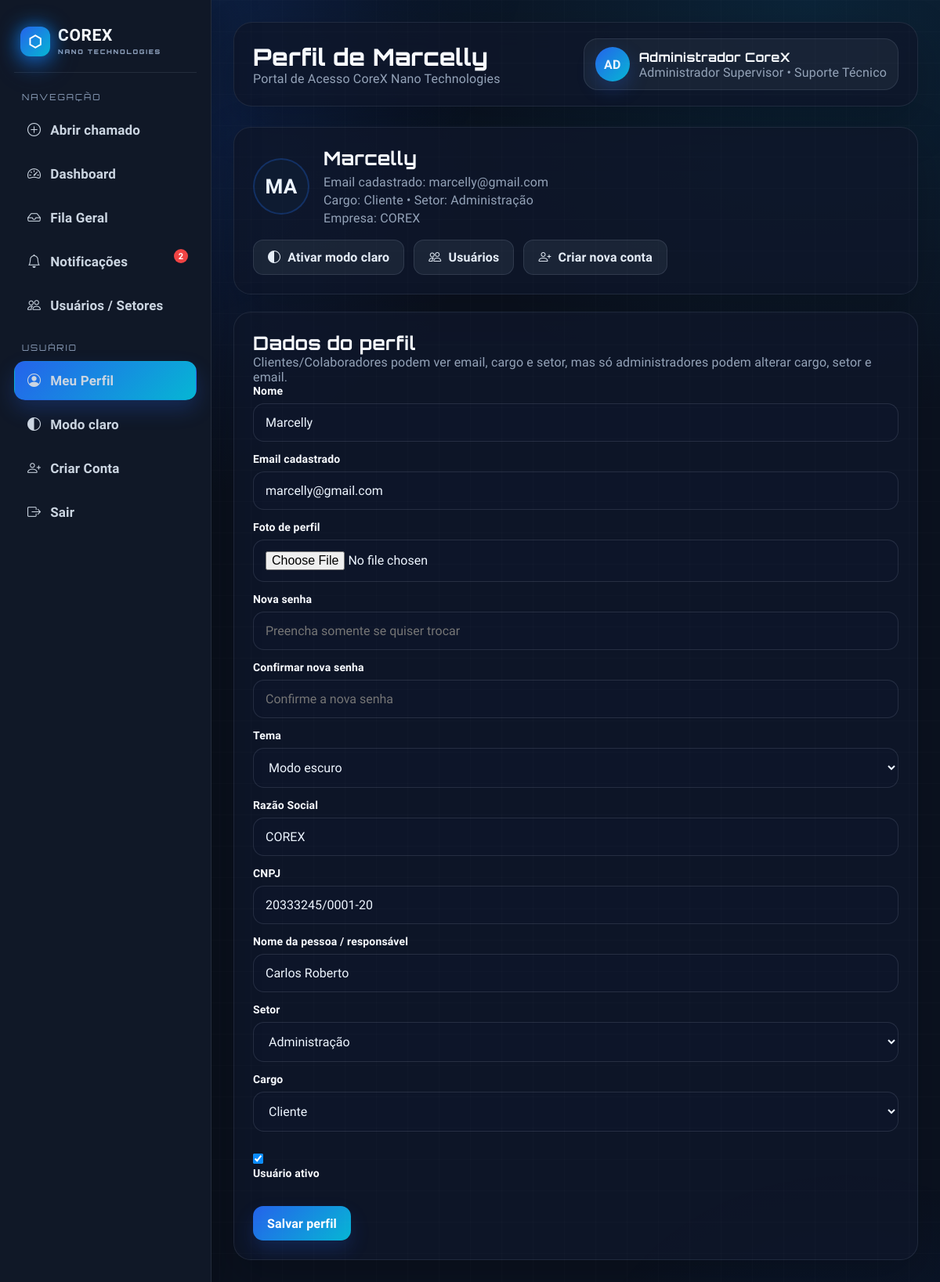
The page /perfil/2 (signed in) on the database its author committed.
### gerenciador/models.py (models this page shows)
class Usuario(database.Model, UserMixin):
    id = database.Column(database.Integer, primary_key=True)
    username = database.Column(database.String, nullable=False)
    email = database.Column(database.String, unique=True, nullable=False)
    senha = database.Column(database.String, nullable=False)
    admin = database.Column(database.Boolean, default=False)
    cargo = database.Column(database.String, default="CLIENTE")
    setor = database.Column(database.String, default="Suporte Técnico")
    ativo = database.Column(database.Boolean, default=True)
    data_criacao = database.Column(database.DateTime, default=datetime.utcnow)
    foto_perfil = database.Column(database.String, nullable=True)
    tema_preferido = database.Column(database.String, default="escuro")
    empresa = database.Column(database.String, nullable=True)
    cnpj = database.Column(database.String, nullable=True)
    responsavel_empresa = database.Column(database.String, nullable=True)
    tarefas = database.relationship("Tarefa", foreign_keys="Tarefa.id_usuario", backref="usuario", lazy=True)
    chamados_abertos = database.relationship("Tarefa", foreign_keys="Tarefa.id_solicitante", backref="solicitante", lazy=True)

### gerenciador/routes.py (the view)
@app.route('/perfil/<id_usuario>', methods=["GET"])
@login_required
def perfil(id_usuario):
    usuario = Usuario.query.get_or_404(int(id_usuario))
    if usuario.id != current_user.id and not (pode_gerenciar_usuarios() and pode_gerenciar_usuario(usuario)):
        abort(403)
    form_perfil = FormPerfilUsuario(obj=usuario)
    if request.method == "GET":
        form_perfil.tema_preferido.data = getattr(usuario, "tema_preferido", "escuro") or "escuro"
        form_perfil.ativo.data = getattr(usuario, "ativo", True)
        form_perfil.cargo.data = cargo_usuario(usuario)
        if not is_adm_principal(current_user):
            form_perfil.cargo.choices = [("TECNICO_COREX", "Técnico CoreX"), ("CLIENTE", "Cliente / Colaborador")]
    return render_template(
        'perfil.html',
        usuario=usuario,
        form_perfil=form_perfil,
        adm_principal=is_adm_principal(current_user)
    )

### gerenciador/models.py (called while the page is built)
def nome_cargo(cargo):
    mapa = dict(CARGOS_USUARIO)
    return mapa.get(cargo or "CLIENTE", "Cliente")

@login_manager.user_loader
def load_usuario(id_usuario):
    return Usuario.query.get(int(id_usuario))

### gerenciador/routes.py (called while the page is built, shortened)
def cargo_usuario(usuario):
    if not usuario or not getattr(usuario, "is_authenticated", False):
        return "CLIENTE"
    cargo = getattr(usuario, "cargo", None)
    if cargo in ["SUPER_ADMIN", "ADMIN_COREX", "ADMIN_SUPERVISOR"]:
        return "ADMIN_SUPERVISOR"
    if cargo in ["SERVICE_DESK", "LIDER", "TECNICO_COREX", "CLIENTE"]:
        return cargo
    return "ADMIN_SUPERVISOR" if getattr(usuario, "admin", False) else "CLIENTE"

def is_adm_principal(usuario):
    return bool(usuario.is_authenticated and cargo_usuario(usuario) == "ADMIN_SUPERVISOR")

def is_admin_corex(usuario):
    return bool(usuario.is_authenticated and cargo_usuario(usuario) in ["ADMIN_SUPERVISOR", "LIDER"])

def tem_dashboard(usuario):
    return bool(usuario.is_authenticated and cargo_usuario(usuario) in ["ADMIN_SUPERVISOR", "LIDER"])

def rotulo_fila_usuario(usuario):
    cargo = cargo_usuario(usuario)
    if cargo in ["ADMIN_SUPERVISOR", "SERVICE_DESK"]:
        return "Fila Geral"
    if cargo == "LIDER":
        return "Chamados do Setor"
    if cargo == "TECNICO_COREX":
        return "Meus Chamados"
    return "Meus Chamados"

def pode_gerenciar_usuarios():
    return is_admin_corex(current_user)

def pode_gerenciar_usuario(alvo):
    if not pode_gerenciar_usuarios():
        return False
    if is_adm_principal(current_user):
        return True
    return cargo_usuario(alvo) in ["TECNICO_COREX", "CLIENTE"] and setor_usuario(alvo) == setor_usuario(current_user)

def rotulo_cargo(usuario):
    return nome_cargo(cargo_usuario(usuario))

@app.before_request
def garantir_banco_e_admin_padrao():
    global _admin_verificado
    if _admin_verificado:
        return

### gerenciador/templates/perfil.html (shortened to what this page needs)
{% extends 'base.html' %}
{% block pagina_titulo %}Perfil de {{ usuario.username }}{% endblock %}
{% block body %}
<div class="card">
    <div style="display:flex;gap:18px;align-items:center;flex-wrap:wrap;">
        {% if usuario.foto_perfil %}
            <img class="profile-photo" src="{{ url_for('static', filename='fotos_posts/' + usuario.foto_perfil) }}" alt="Foto de perfil">
        {% else %}
            <div class="profile-photo" style="display:flex;align-items:center;justify-content:center;font-size:26px;font-weight:800;">{{ usuario.username[:2].upper() }}</div>
        {% endif %}
        <div>
            <h2 style="margin-bottom:6px;">{{ usuario.username }}</h2>
            <p class="muted" style="margin:0;">Email cadastrado: {{ usuario.email }}</p>
            <p class="muted" style="margin:4px 0 0;">Cargo: {{ rotulo_cargo(usuario) }} • Setor: {{ usuario.setor or 'Geral' }}</p>
            <p class="muted" style="margin:4px 0 0;">Empresa: {{ usuario.empresa or 'Não informada' }}</p>
        </div>
    </div>
    <div class="grid-actions" style="margin-top:18px;">
        <a class="btn-core btn-secondary" href="{{ url_for('alternar_tema') }}"><i class="bi bi-circle-half"></i> {% if current_user.tema_preferido == 'claro' %}Ativar modo escuro{% else %}Ativar modo claro{% endif %}</a>
        {% if is_admin_corex(current_user) %}
        <a class="btn-core btn-secondary" href="{{ url_for('usuarios') }}"><i class="bi bi-people"></i> Usuários</a>
        <a class="btn-core btn-secondary" href="{{ url_for('criarconta') }}"><i class="bi bi-person-plus"></i> Criar nova conta</a>
        {% endif %}
    </div>
</div>
<div class="card form-card">
    <h2>Dados do perfil</h2>
    <p class="muted">Clientes/Colaboradores podem ver email, cargo e setor, mas só administradores podem alterar cargo, setor e email.</p>
    <form method="POST" enctype="multipart/form-data" action="{{ url_for('atualizar_perfil', id_usuario=usuario.id) }}">
        <div class="form-grid">
            <div>{{ form_perfil.username.label }}{{ form_perfil.username(class='input') }}</div>
            <div>
                {{ form_perfil.email.label }}
                {% if is_admin_corex(current_user) and (usuario.id == current_user.id or adm_principal or (cargo_usuario(usuario) in ['TECNICO_COREX', 'CLIENTE'] and usuario.setor == current_user.setor)) %}
                    {{ form_perfil.email(class='input') }}
                {% else %}
                    {{ form_perfil.email(class='input', readonly=true) }}
                {% endif %}
            </div>
            <div>{{ form_perfil.foto_perfil.label }}{{ form_perfil.foto_perfil(class='input') }}</div>
            <div>{{ form_perfil.senha.label }}{{ form_perfil.senha(class='input', placeholder='Preencha somente se quiser trocar') }}</div>
            <div>{{ form_perfil.confirmacao_senha.label }}{{ form_perfil.confirmacao_senha(class='input', placeholder='Confirme a nova senha') }}</div>
            <div>{{ form_perfil.tema_preferido.label }}{{ form_perfil.tema_preferido(class='input') }}</div>
            <div>{{ form_perfil.empresa.label }}{{ form_perfil.empresa(class='input') }}</div>
            <div>{{ form_perfil.cnpj.label }}{{ form_perfil.cnpj(class='input') }}</div>
            <div>{{ form_perfil.responsavel_empresa.label }}{{ form_perfil.responsavel_empresa(class='input') }}</div>
            <div>
                {{ form_perfil.setor.label }}
                {% if adm_principal %}
                    {{ form_perfil.setor(class='input') }}
                {% else %}
                    {{ form_perfil.setor(class='input', disabled=true) }}
                    <input type="hidden" name="setor" value="{{ usuario.setor }}">
                {% endif %}
            </div>
            <div>
                <label>Cargo</label>
                {% if is_admin_corex(current_user) and usuario.id != 1 and pode_gerenciar_usuario(usuario) %}
                    {{ form_perfil.cargo(class='input') }}
                {% else %}
                    <input class="input" type="text" value="{{ rotulo_cargo(usuario) }}" readonly>
                    <input type="hidden" name="cargo" value="{{ cargo_usuario(usuario) }}">
                {% endif %}
            </div>
            {% if is_admin_corex(current_user) and usuario.id != 1 %}
            <div style="padding:12px 0;">{{ form_perfil.ativo() }} {{ form_perfil.ativo.label }}</div>
            {% endif %}
            <div>{{ form_perfil.botao_salvar_perfil(class='btn-core') }}</div>
        </div>
    </form>
</div>
{% endblock %}

### gerenciador/templates/base.html (shortened to what this page needs)
<!DOCTYPE html>
<html lang="pt-br">
<head>
    <link href="https://cdn.jsdelivr.net/npm/bootstrap-icons@1.11.0/font/bootstrap-icons.css" rel="stylesheet">
    <link rel="stylesheet" href="{{ url_for('static', filename='css/corex_theme.css') }}">
</head>
<body class="{% if current_user.is_authenticated and current_user.tema_preferido == 'claro' %}theme-light{% endif %}">
{% if current_user.is_authenticated %}
<div class="layout">
    <aside class="sidebar">
        <a class="logo-core brand-panel" href="{{ url_for('gerenciador_interno') if tem_dashboard(current_user) else url_for('feed') }}">
            <span class="logo-icon-panel">⬡</span>
            <span class="logo-word">COREX <small>NANO TECHNOLOGIES</small></span>
        </a>
        <div class="menu-section">
            <p class="menu-label">Navegação</p>
                    <a class="menu-link {% if request.endpoint == 'abrir_chamado' %}active{% endif %}" href="{{ url_for('abrir_chamado') }}">
                        <i class="bi bi-plus-circle"></i>
                        <span>Abrir chamado</span>
                    </a>
{% if tem_dashboard(current_user) %}
            <a class="menu-link {% if request.endpoint == 'gerenciador_interno' %}active{% endif %}" href="{{ url_for('gerenciador_interno') }}"><i class="bi bi-speedometer2"></i> Dashboard</a>
            {% endif %}
            <a class="menu-link {% if request.endpoint in ['feed', 'detalhe_tarefa'] %}active{% endif %}" href="{{ url_for('feed') }}"><i class="bi bi-inbox"></i> {{ rotulo_fila_usuario(current_user) }}</a>
            <a class="menu-link notification-link {% if request.endpoint == 'notificacoes' %}active{% endif %}" href="{{ url_for('notificacoes') }}">
                <i class="bi bi-bell"></i> Notificações
                <span id="contador-notificacoes"
                      class="notification-badge"
                      {% if not notificacoes_nao_lidas %}style="display:none;"{% endif %}>
                    {{ notificacoes_nao_lidas }}
                </span>
            </a>
            {% if is_admin_corex(current_user) %}
            <a class="menu-link {% if request.endpoint in ['usuarios','editar_usuario','criarconta'] %}active{% endif %}" href="{{ url_for('usuarios') }}"><i class="bi bi-people"></i> Usuários / Setores</a>
            {% endif %}
        </div>
        <div class="menu-section">
            <p class="menu-label">Usuário</p>
            <a class="menu-link {% if request.endpoint == 'perfil' %}active{% endif %}" href="{{ url_for('perfil', id_usuario=current_user.id) }}"><i class="bi bi-person-circle"></i> Meu Perfil</a>
            <a class="menu-link" href="{{ url_for('alternar_tema') }}"><i class="bi bi-circle-half"></i> {% if current_user.tema_preferido == 'claro' %}Modo escuro{% else %}Modo claro{% endif %}</a>
            {% if is_admin_corex(current_user) %}
            <a class="menu-link" href="{{ url_for('criarconta') }}"><i class="bi bi-person-plus"></i> Criar Conta</a>
            {% endif %}
            <a class="menu-link" href="{{ url_for('logout') }}"><i class="bi bi-box-arrow-right"></i> Sair</a>
        </div>
    </aside>
    <main class="main">
        <div class="topbar">
            <div>
                <h1 class="page-title">{% block pagina_titulo %}Dashboard Core-X{% endblock %}</h1>
                <div class="muted">Portal de Acesso CoreX Nano Technologies</div>
            </div>
            <div class="user-pill">
                <div class="avatar">{% if current_user.foto_perfil %}<img src="{{ url_for('static', filename='fotos_posts/' + current_user.foto_perfil) }}" alt="Foto de perfil">{% else %}{{ current_user.username[:2].upper() }}{% endif %}</div>
                <div>
                    <strong>{{ current_user.username }}</strong><br>
                    <small class="muted">{{ rotulo_cargo(current_user) }} • {{ current_user.setor or 'Geral' }}</small>
                </div>
            </div>
        </div>
        {% block body %}{% endblock %}
    </main>
</div>
{% else %}
    {% block authbody %}{% endblock %}
{% endif %}
</body>
</html>

### gerenciador/static/css/corex_theme.css (style rules this page uses)
:root { --blue: #0d6efd; --blue-bright: #3d8bfd; --blue-dim: #0a4fcf; --black: #0a0a0f; --black-2: #111118; --surface: #16161f; --surface-2: #1e1e2a; --surface-3: #25253a; --border: rgba(255,255,255,0.07); --border-blue: rgba(13,110,253,0.3); --text: #e8e8f0; --text-muted: #7a7a9a; --text-dim: #4a4a6a; --success: #22c55e; --warning: #f59e0b; --danger: #ef4444; --critical: #a855f7; }
* { margin: 0; padding: 0; box-sizing: border-box; }
body { font-family: 'DM Sans', sans-serif; background: var(--black); color: var(--text); min-height: 100vh; overflow-x: hidden; }
body::before { content: ''; position: fixed; inset: 0; background: radial-gradient(ellipse 80% 60% at 10% -10%, rgba(13,110,253,0.12) 0%, transparent 60%), radial-gradient(ellipse 60% 40% at 90% 110%, rgba(13,110,253,0.08) 0%, transparent 50%); pointer-events: none; z-index: 0; }
body::after { content: ''; position: fixed; inset: 0; background-image: linear-gradient(rgba(255,255,255,0.015) 1px, transparent 1px), linear-gradient(90deg, rgba(255,255,255,0.015) 1px, transparent 1px); background-size: 40px 40px; pointer-events: none; z-index: 0; }
.form-grid { display: grid; grid-template-columns: 1fr 1fr; gap: 1.2rem; }
.notification-link { position:relative; }
.notification-badge { position:absolute;right:10px;top:8px;background:#ef4444;color:#fff;border-radius:999px;font-size:11px;min-width:18px;height:18px;display:inline-flex;align-items:center;justify-content:center;font-weight:900; }
.form-grid > div { min-width:0; }
.notification-badge { animation:corexPulse 1.6s infinite; }

### rows shown on the page
Usuario: cargo "Fila Geral", username "AD", username "Administrador CoreX", cargo "Administrador Supervisor", setor "Suporte Técnico"
Usuario: username "Marcelly", username "MA", email "marcelly@gmail.com", cargo "Cliente", setor "Administração", empresa "COREX", tema_preferido "Modo escuro", cnpj "20333245/0001-20", responsavel_empresa "Carlos Roberto", ativo "☑"

### other values the page prints
{{ notificacoes_nao_lidas }} "2"
